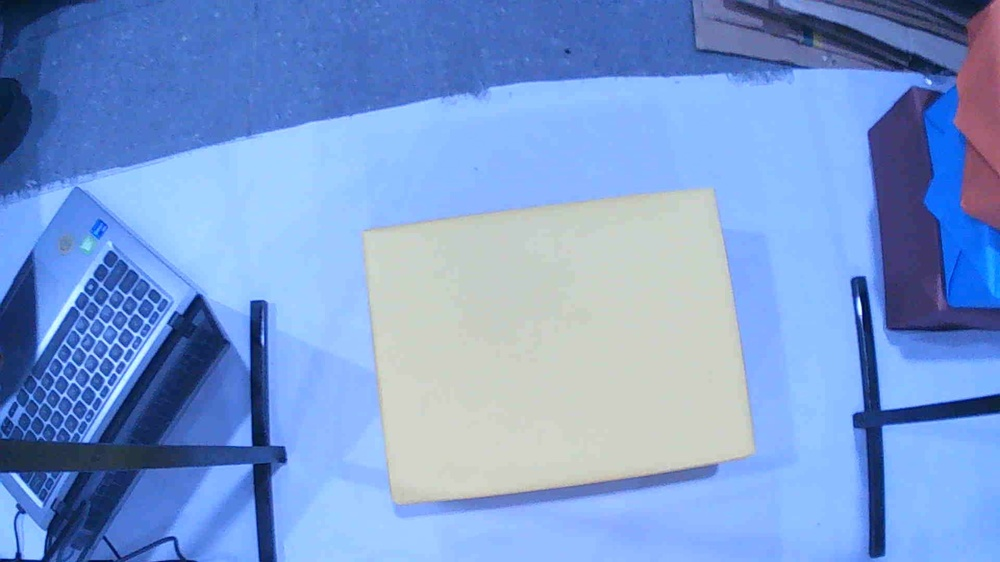
#> input picture images/WIN_20250516_20_13_50_Pro.jpg, 1000 x 562 px, shrunk from 1920 x 1080 before the run, found by its file name
$ python vis_thresh.py
#> lines starting #> are read from the running program, lines starting #| are printed output that depends on the picture; after the words box and inside, x2 and y2 are one past the last pixel; in counts of white or black regions, pixels touching at a corner belong together
import cv2
import numpy as np
from skimage import filters
import matplotlib.pyplot as plt

# Membaca gambar dalam format grayscale
image = cv2.imread("images/WIN_20250516_20_13_50_Pro.jpg", cv2.IMREAD_GRAYSCALE)
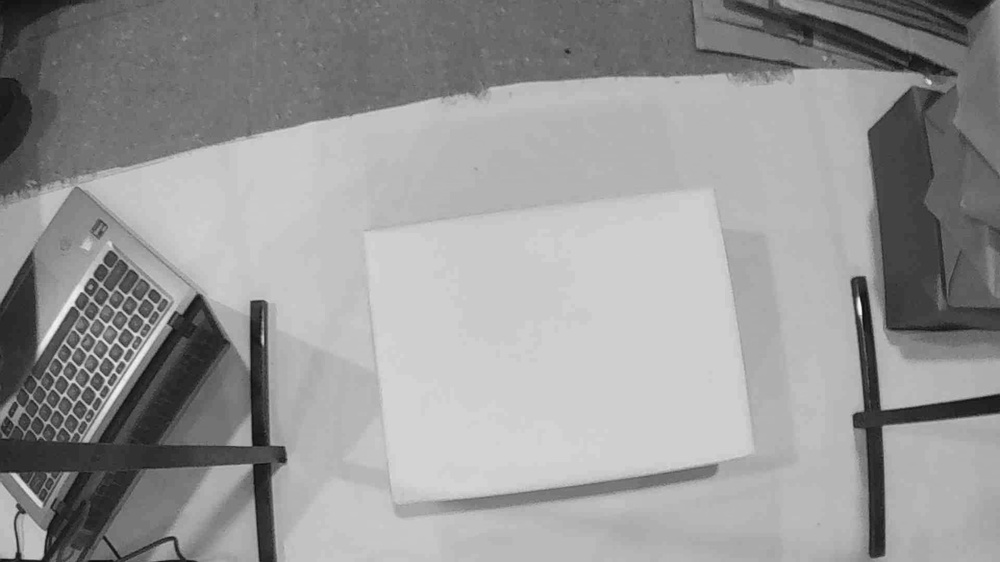
#> image: shape (562, 1000); min 12, max 248, mean 151.5

# Menerapkan global thresholding dengan nilai threshold 127 (binary threshold)
ret_binary, binary_thresh = cv2.threshold(image, 127, 255, cv2.THRESH_BINARY)
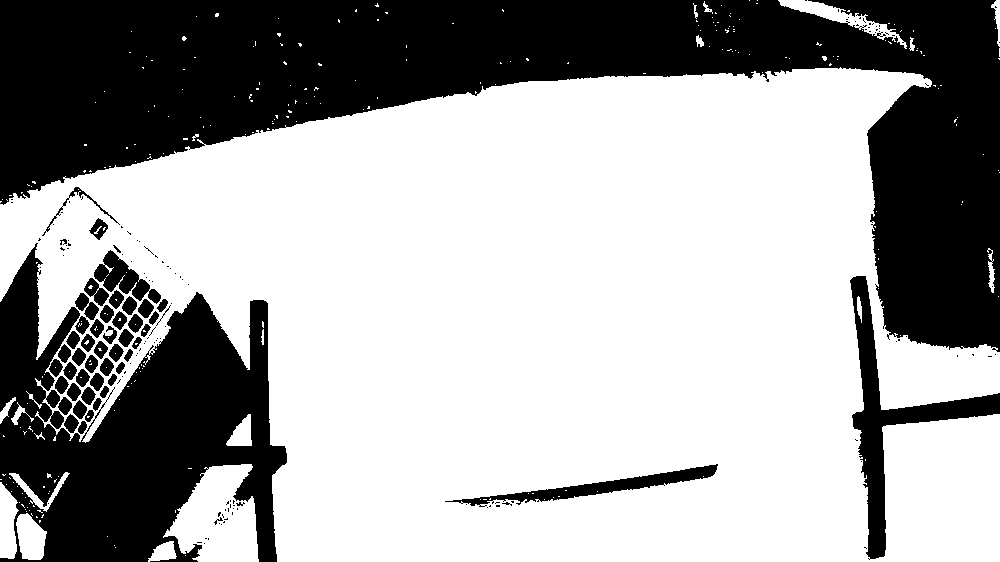
#> binary_thresh: shape (562, 1000); 63.9% white; 167 black regions (114 under 20 px), largest, box (x1, y1, x2, y2) and area: (0, 0, 1000, 352) 136210, (0, 243, 287, 562) 48649, (850, 276, 1000, 560) 7307

# Menerapkan Otsu's thresholding (nilai threshold dihitung secara otomatis)
ret_otsu, otsu_thresh = cv2.threshold(
    image, 0, 255, cv2.THRESH_BINARY + cv2.THRESH_OTSU
)
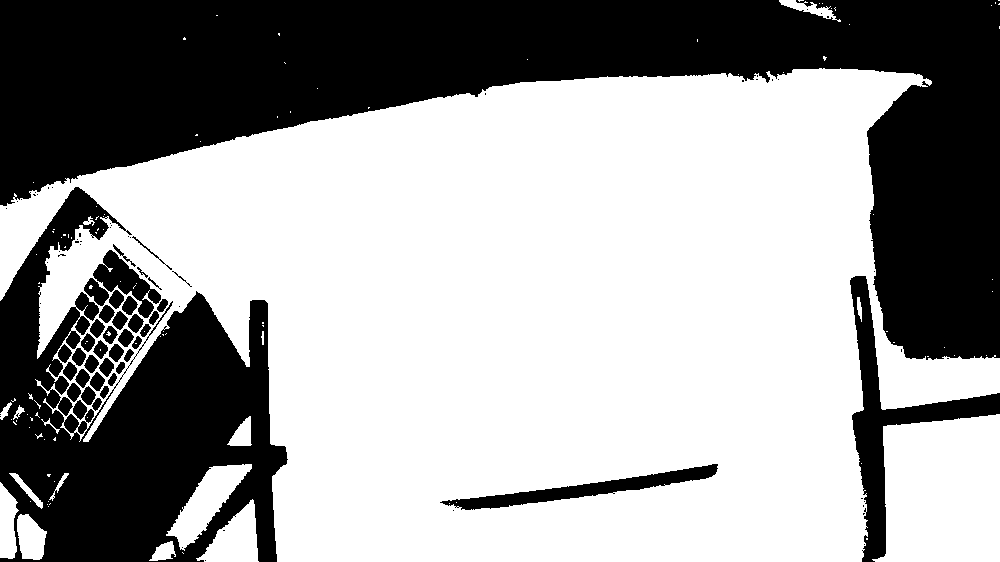
#> otsu_thresh: shape (562, 1000); 61.9% white; 87 black regions (46 under 20 px), largest, box (x1, y1, x2, y2) and area: (0, 0, 1000, 360) 140451, (0, 187, 288, 562) 55504, (850, 276, 1000, 562) 7896
#> ret_otsu = 139

# Menerapkan Li's tresholding (nilai threshold dihitung secara otomatis)
thresh_li = filters.threshold_li(image.astype(np.uint8))
#> thresh_li = 132.3

# Menerapkan Yen's tresholding (nilai threshold dihitung secara otomatis)
thresh_yen = filters.threshold_yen(image.astype(np.uint8))
#> thresh_yen = 100

# Menerapkan Triangle tresholding (nilai threshold dihitung secara otomatis)
thresh_tri = filters.threshold_triangle(image.astype(np.uint8))
#> thresh_tri = 205

# Menghitung histogram citra (256 bins untuk intensitas 0-255)
hist = cv2.calcHist([image], [0], None, [256], [0, 256])
#> hist = 256 values, max 59117 at index 207, min 0 at index 0, mean 2195.3

# Menampilkan histogram menggunakan matplotlib
plt.figure(figsize=(10, 5))
plt.plot(hist, color="gray", label="Histogram")

# Menggambar garis merah untuk binary threshold (T = 127)
plt.axvline(x=127, color="red", linestyle="--", label="Binary Threshold = 127")

# Menggambar garis biru untuk Otsu's threshold (nilai yang dihitung otomatis)
plt.axvline(
    x=ret_otsu, color="blue", linestyle="--", label=f"Otsu's Threshold = {ret_otsu:.2f}"
)

# Menggambar garis hijau untuk Li's threshold (nilai yang dihitung otomatis)
plt.axvline(
    x=thresh_li,
    color="green",
    linestyle="--",
    label=f"Li's Threshold = {thresh_li:.2f}",
)

# Menggambar garis hijau untuk Yen's threshold (nilai yang dihitung otomatis)
plt.axvline(
    x=thresh_yen,
    color="orange",
    linestyle="--",
    label=f"Yen's Threshold = {thresh_yen:.2f}",
)

# Menggambar garis hijau untuk Triangle threshold (nilai yang dihitung otomatis)
plt.axvline(
    x=thresh_tri,
    color="purple",
    linestyle="--",
    label=f"Triangle's Threshold = {thresh_tri:.2f}",
)

plt.xlabel("Intensitas Piksel")
plt.ylabel("Frekuensi")
plt.title("Histogram Citra serta Nilai Threshold (Ambang) untuk Segmentasi")
plt.legend()
plt.show()
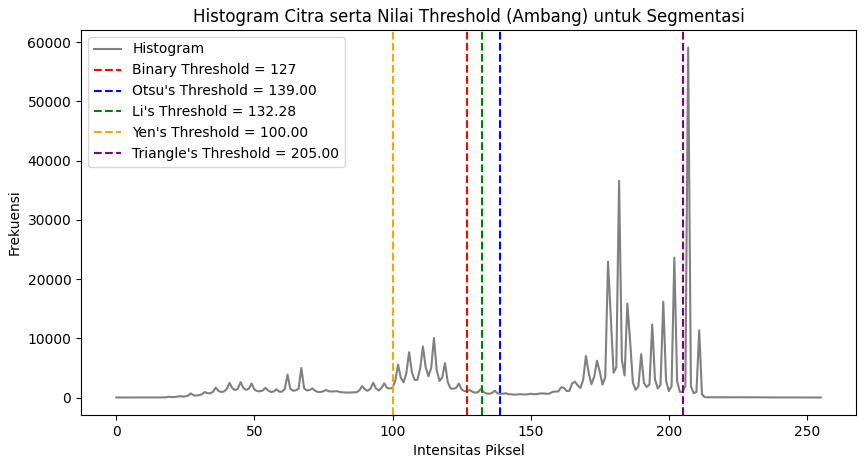
#> figure drawn by matplotlib, 1 panel; curve peaks at x = 207, y = 59117

# cv2.imshow("image", image)
# if cv2.waitKey(0) & 0xFF == ord("q"):
#     cv2.destroyAllWindows()

$ run again, with images/WIN_20230502_21_35_07_Pro.jpg copied over images/WIN_20250516_20_13_50_Pro.jpg
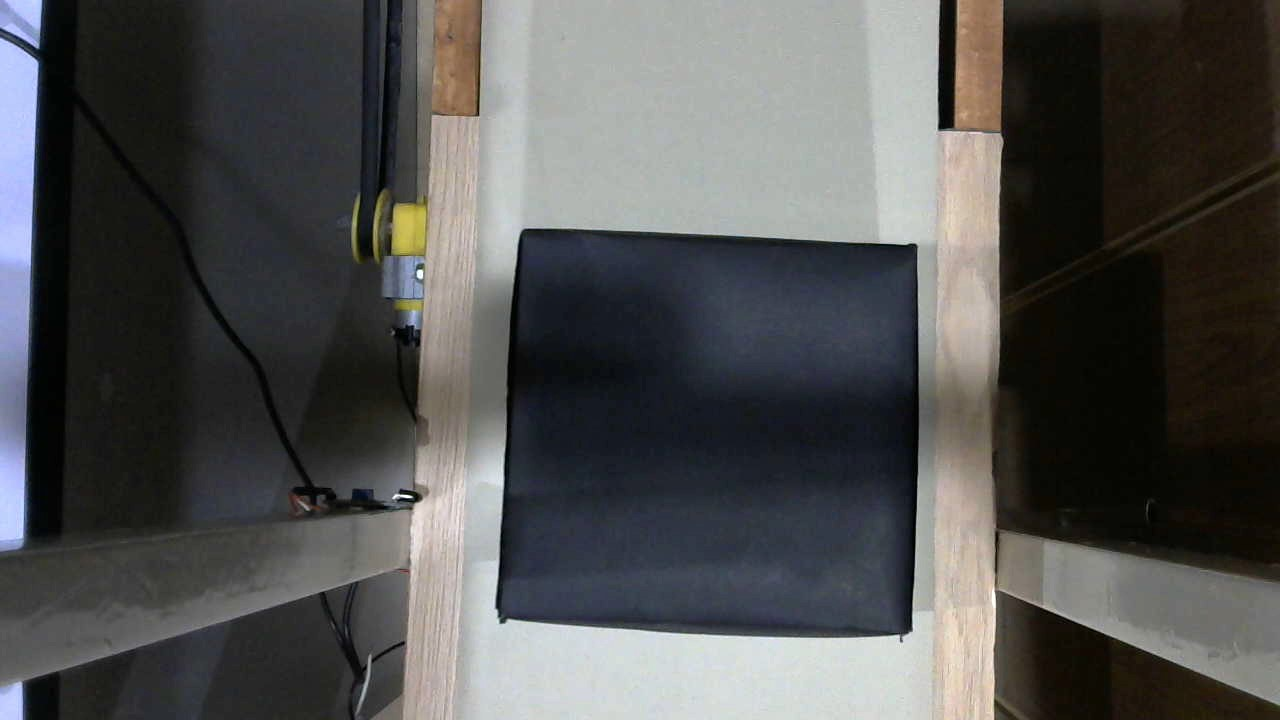
#> input picture images/WIN_20230502_21_35_07_Pro.jpg, 1280 x 720 px, found by its file name
#> `ret_binary, binary_thresh = cv2.threshold(image, 127, 255, cv2.THRESH_..`:
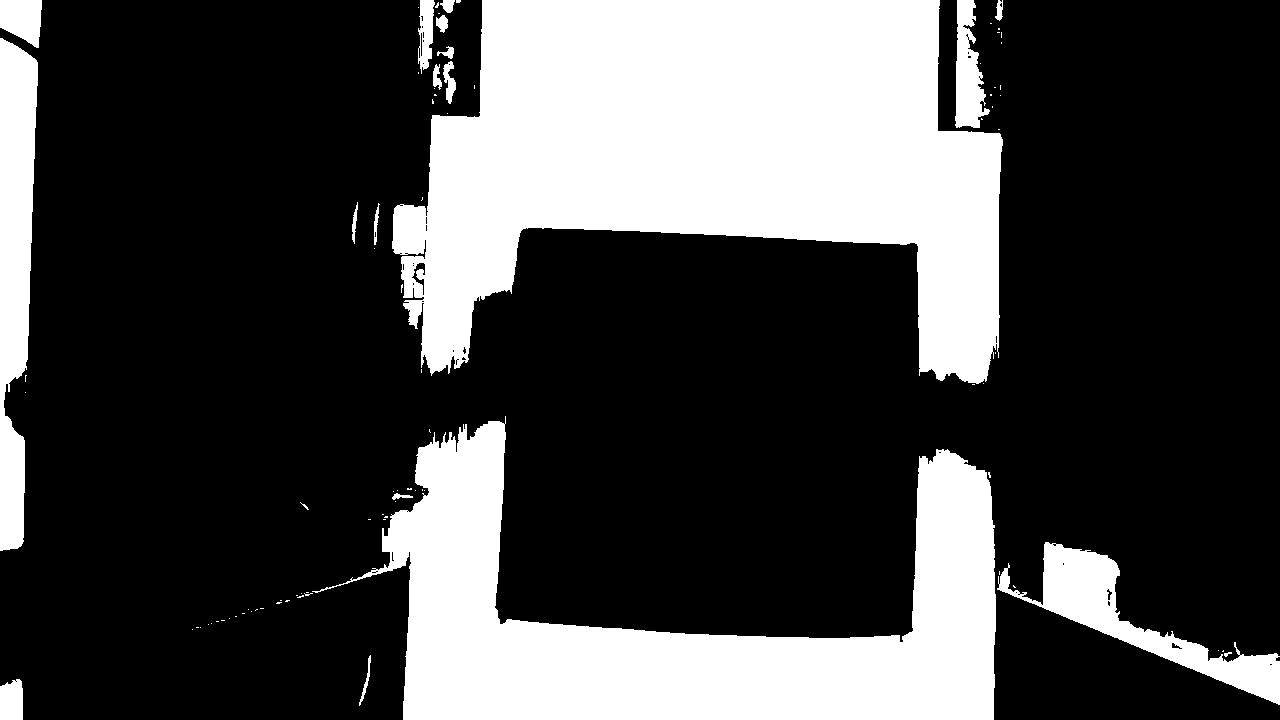
#> binary_thresh: shape (720, 1280); 28.1% white; 91 white regions (72 under 20 px), largest, box (x1, y1, x2, y2) and area: (392, 0, 1003, 384) 143194, (312, 416, 996, 720) 84263, (0, 38, 38, 551) 13992
#> otsu_thresh: shape (720, 1280); 32.8% white; 64 white regions (52 under 20 px), largest, box (x1, y1, x2, y2) and area: (0, 0, 1280, 720) 277408, (0, 37, 39, 551) 15185, (955, 0, 1003, 131) 5943
#> ret_otsu = 104
#> thresh_li = 83.45
#> thresh_yen = 65
#> thresh_tri = 35
#> hist = 256 values, max 27472 at index 24, min 2 at index 246, mean 3600
#> `plt.show()`:
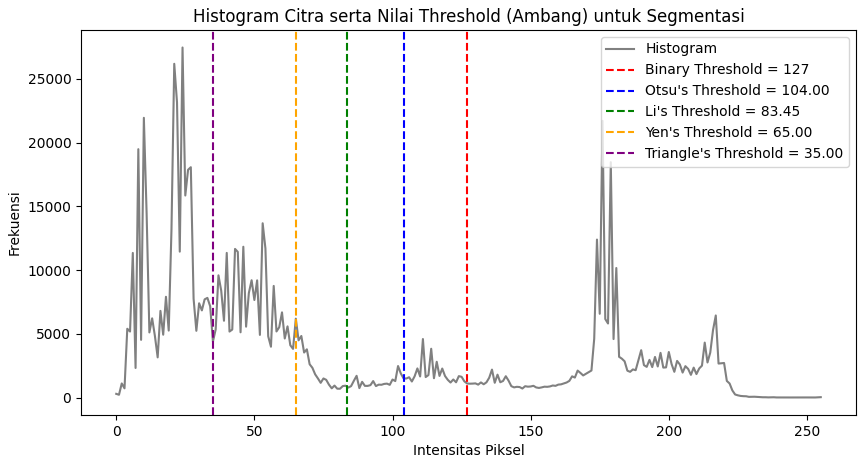
#> figure drawn by matplotlib, 1 panel; curve peaks at x = 24, y = 27472
